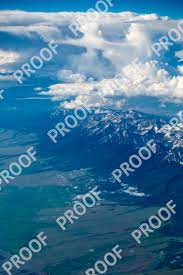
#> input picture resources/1.jpeg, 183 x 275 px, found by its file name
$ python watermark_remover.py
#> lines starting #> are read from the running program, lines starting #| are printed output that depends on the picture
from tempfile import TemporaryDirectory

from pdf2image import convert_from_path
from PIL import Image, ImageEnhance

# Source:
# https://github.com/Mupati/watermark_remover_cli


def enhance_image(pil_image):
    img = ImageEnhance.Contrast(pil_image).enhance(2.8)
    enhanced_image = img.convert("RGBA")
    return enhanced_image


def remove_watermark_from_image(image_path, output_path):
#> called with image_path = 'resources/1.jpeg', output_path = 'output.jpg'
    pil_image = Image.open(image_path)
#> pil_image is the input picture: PIL image 183x275 RGB; mean R, G, B 68.4, 120.8, 153.2
    im = enhance_image(pil_image)
#> in enhance_image, `img = ImageEnhance.Contrast(pil_image).enhance(2.8)`:
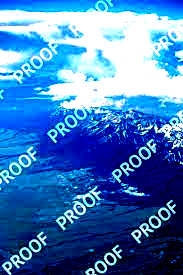
#> img: PIL image 183x275 RGB; mean R, G, B 67.3, 124.1, 189.5
    R, G, B = im.convert("RGB").split()
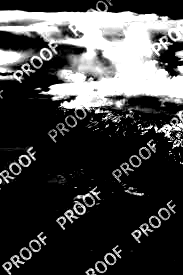
#> R: PIL image 183x275 L; min 0, max 255, mean 67.3
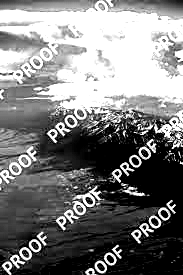
#> G: PIL image 183x275 L; min 0, max 255, mean 124.1
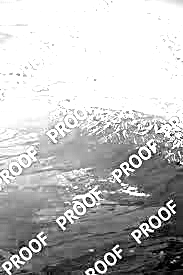
#> B: PIL image 183x275 L; min 0, max 255, mean 189.5
    r = R.load()
    g = G.load()
    b = B.load()
    w, h = im.size
#> w = 183; h = 275

    # Convert non-black pixels to white
    for i in range(w):
        for j in range(h):
            if r[i, j] > 100 or g[i, j] > 100 or b[i, j] > 100:
                r[i, j] = 255  # Just change R channel

    # Merge just the R channel as all channels
    im = Image.merge("RGB", (R, R, R))
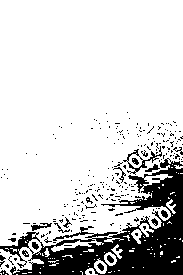
#> im: PIL image 183x275 RGB; min 0, max 255, mean 209.8
    im.save(output_path)


def remove_watermark_from_pdf(pdf_path, output_path):
    with TemporaryDirectory() as path:
        pil_images = convert_from_path(pdf_path, output_folder=path)
        processed_images = []

        for i, img in enumerate(pil_images):
            output_image_path = f"{path}/processed_image_{i}.jpg"
            remove_watermark_from_image(img.filename, output_image_path)
            processed_images.append(output_image_path)

        images = [Image.open(image_path) for image_path in processed_images]
        images[0].save(output_path, save_all=True, append_images=images[1:])


if __name__ == "__main__":
    remove_watermark_from_image("resources/1.jpeg", "output.jpg")
    # remove_watermark_from_pdf("resources/1.pdf", "output.jpg")

$ run again, with resources/2.webp saved as resources/1.jpeg
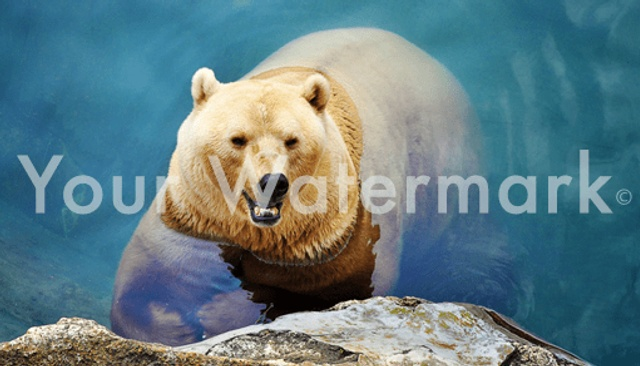
#> input picture resources/2.webp, 640 x 366 px, found by its file name
#> in remove_watermark_from_image, pil_image is the input picture: PIL image 640x366 RGB; mean R, G, B 97.6, 125.7, 132.6
#> in remove_watermark_from_image, `R, G, B = im.convert("RGB").split()`:
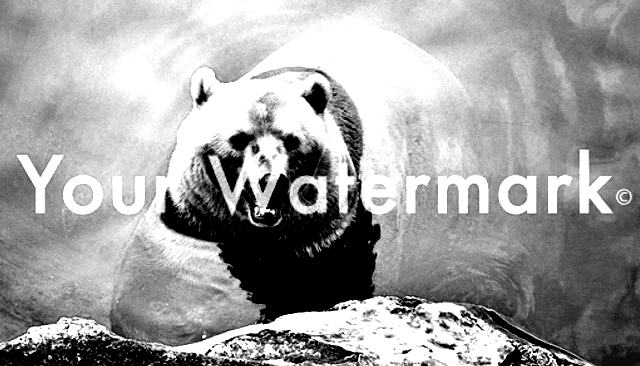
#> B: PIL image 640x366 L; min 0, max 255, mean 159.4
#> in remove_watermark_from_image, `im = Image.merge("RGB", (R, R, R))`:
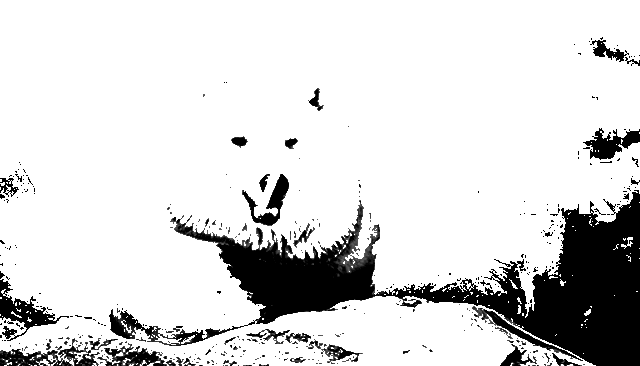
#> im: PIL image 640x366 RGB; min 0, max 255, mean 215.8
